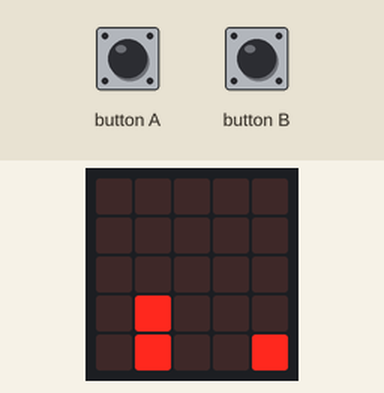
Simulated run of this program. Board: BBC micro:bit (MakeCode). On the bench: the board's 5×5 LED display. The inputs (shaded band) are chosen by the test bench.

Above: at 1.2 s.
1.3 s: button B pressed for 0.15 s
At 2.4 s:
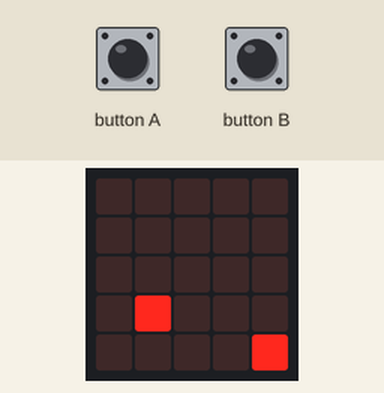
3.0 s: button A pressed for 0.15 s
At 3.6 s:
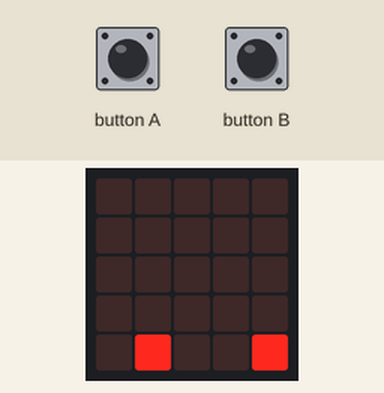
4.6 s: button B pressed for 0.15 s
At 4.8 s:
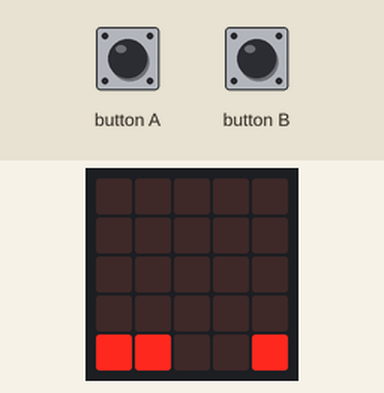
Timing chart, 0 to 7.6 s (numbered marks = the images above; inputs shaded):
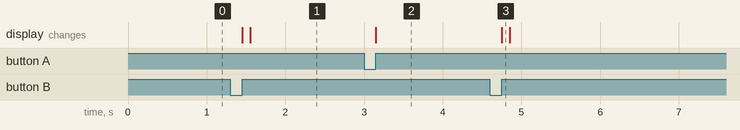

The program:

main.ts
```typescript
input.onButtonPressed(Button.A, function () {
    JUGADOR_ARRIBA.change(LedSpriteProperty.Y, 1)
    JUGADOR_ABAJO.change(LedSpriteProperty.Y, 1)
    basic.pause(100)
    JUGADOR_ARRIBA.change(LedSpriteProperty.Y, 1)
    JUGADOR_ABAJO.change(LedSpriteProperty.Y, 1)
})
input.onButtonPressed(Button.B, function () {
    JUGADOR_ARRIBA.change(LedSpriteProperty.X, -1)
    JUGADOR_ABAJO.change(LedSpriteProperty.Y, 1)
    basic.pause(100)
    JUGADOR_ARRIBA.change(LedSpriteProperty.X, 1)
    JUGADOR_ABAJO.change(LedSpriteProperty.Y, -1)
})
let JUGADOR_ABAJO: game.LedSprite = null
let JUGADOR_ARRIBA: game.LedSprite = null
JUGADOR_ARRIBA = game.createSprite(1, 3)
JUGADOR_ABAJO = game.createSprite(1, 4)
let OBJETO = game.createSprite(4, 4)
```

test.ts
```typescript
// aquí va el archivo "tests"; esto no se compilará cuando este paquete se utilice como una extensión.
```

Measured:
- after the input at 1.3 s, the display: first changes after 0.15 s (image 1 shows a later state)
- after the input at 3.0 s, the display: changes after 0.15 s (image 2)
- after the input at 4.6 s, the display: changes after 0.15 s (image 3)
